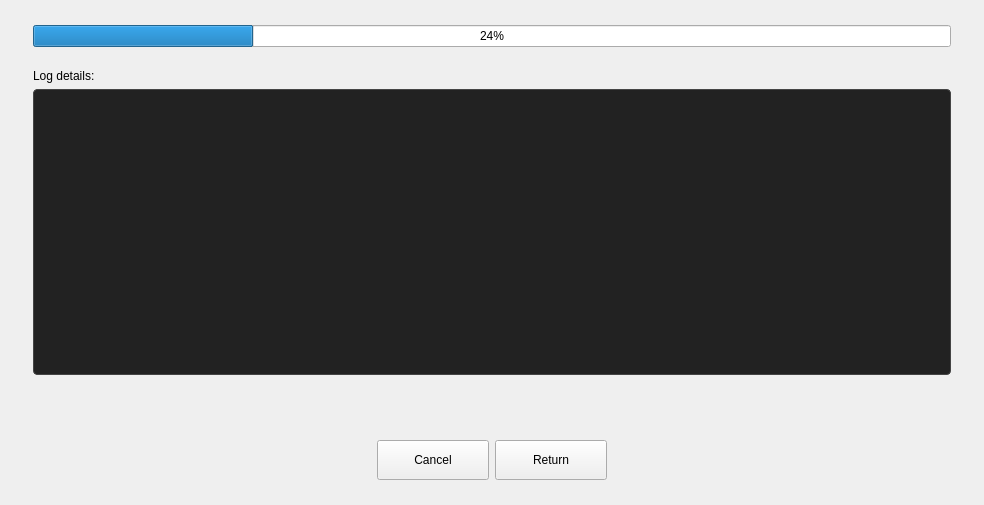
<?xml version="1.0" encoding="UTF-8"?>
<ui version="4.0">
 <class>RemotePage</class>
 <widget class="QWidget" name="RemotePage">
  <property name="geometry">
   <rect>
    <x>0</x>
    <y>0</y>
    <width>984</width>
    <height>505</height>
   </rect>
  </property>
  <property name="windowTitle">
   <string>Remote manager</string>
  </property>
  <layout class="QVBoxLayout" name="verticalLayout">
   <property name="spacing">
    <number>10</number>
   </property>
   <property name="leftMargin">
    <number>24</number>
   </property>
   <property name="topMargin">
    <number>16</number>
   </property>
   <property name="rightMargin">
    <number>24</number>
   </property>
   <property name="bottomMargin">
    <number>16</number>
   </property>
   <item>
    <widget class="QStackedWidget" name="stackedWidget">
     <property name="currentIndex">
      <number>1</number>
     </property>
     <widget class="QWidget" name="page_config">
      <layout class="QVBoxLayout" name="verticalLayout_3">
       <property name="spacing">
        <number>0</number>
       </property>
       <property name="leftMargin">
        <number>0</number>
       </property>
       <property name="topMargin">
        <number>0</number>
       </property>
       <property name="rightMargin">
        <number>0</number>
       </property>
       <property name="bottomMargin">
        <number>0</number>
       </property>
       <item>
        <widget class="QLabel" name="label_config">
         <property name="text">
          <string>Machine configuration file path:</string>
         </property>
        </widget>
       </item>
       <item>
        <spacer name="verticalSpacer_6">
         <property name="orientation">
          <enum>Qt::Vertical</enum>
         </property>
         <property name="sizeType">
          <enum>QSizePolicy::Fixed</enum>
         </property>
         <property name="sizeHint" stdset="0">
          <size>
           <width>20</width>
           <height>8</height>
          </size>
         </property>
        </spacer>
       </item>
       <item>
        <layout class="QHBoxLayout" name="horizontalLayout">
         <property name="spacing">
          <number>0</number>
         </property>
         <item>
          <widget class="QLineEdit" name="lineEdit">
           <property name="minimumSize">
            <size>
             <width>0</width>
             <height>36</height>
            </size>
           </property>
           <property name="maximumSize">
            <size>
             <width>16777215</width>
             <height>36</height>
            </size>
           </property>
          </widget>
         </item>
         <item>
          <spacer name="horizontalSpacer_5">
           <property name="orientation">
            <enum>Qt::Horizontal</enum>
           </property>
           <property name="sizeType">
            <enum>QSizePolicy::Fixed</enum>
           </property>
           <property name="sizeHint" stdset="0">
            <size>
             <width>8</width>
             <height>20</height>
            </size>
           </property>
          </spacer>
         </item>
         <item>
          <widget class="QPushButton" name="btn_select">
           <property name="sizePolicy">
            <sizepolicy hsizetype="Fixed" vsizetype="Fixed">
             <horstretch>0</horstretch>
             <verstretch>0</verstretch>
            </sizepolicy>
           </property>
           <property name="minimumSize">
            <size>
             <width>64</width>
             <height>40</height>
            </size>
           </property>
           <property name="maximumSize">
            <size>
             <width>64</width>
             <height>40</height>
            </size>
           </property>
           <property name="text">
            <string>Select</string>
           </property>
          </widget>
         </item>
        </layout>
       </item>
       <item>
        <spacer name="verticalSpacer_7">
         <property name="orientation">
          <enum>Qt::Vertical</enum>
         </property>
         <property name="sizeType">
          <enum>QSizePolicy::Fixed</enum>
         </property>
         <property name="sizeHint" stdset="0">
          <size>
           <width>20</width>
           <height>16</height>
          </size>
         </property>
        </spacer>
       </item>
       <item>
        <widget class="QLabel" name="label_batchOps">
         <property name="text">
          <string>Batch operations:</string>
         </property>
        </widget>
       </item>
       <item>
        <spacer name="verticalSpacer">
         <property name="orientation">
          <enum>Qt::Vertical</enum>
         </property>
         <property name="sizeType">
          <enum>QSizePolicy::Fixed</enum>
         </property>
         <property name="sizeHint" stdset="0">
          <size>
           <width>20</width>
           <height>8</height>
          </size>
         </property>
        </spacer>
       </item>
       <item>
        <widget class="QWidget" name="widget_reinforce" native="true">
         <property name="sizePolicy">
          <sizepolicy hsizetype="Preferred" vsizetype="Fixed">
           <horstretch>0</horstretch>
           <verstretch>0</verstretch>
          </sizepolicy>
         </property>
         <property name="minimumSize">
          <size>
           <width>0</width>
           <height>36</height>
          </size>
         </property>
         <property name="maximumSize">
          <size>
           <width>16777215</width>
           <height>36</height>
          </size>
         </property>
         <layout class="QHBoxLayout" name="horizontalLayout_2">
          <property name="spacing">
           <number>0</number>
          </property>
          <property name="leftMargin">
           <number>12</number>
          </property>
          <property name="topMargin">
           <number>0</number>
          </property>
          <property name="rightMargin">
           <number>0</number>
          </property>
          <property name="bottomMargin">
           <number>0</number>
          </property>
          <item>
           <widget class="QCheckBox" name="check_baseline">
            <property name="text">
             <string>Baselien reinfoce</string>
            </property>
           </widget>
          </item>
         </layout>
        </widget>
       </item>
       <item>
        <spacer name="verticalSpacer_2">
         <property name="orientation">
          <enum>Qt::Vertical</enum>
         </property>
         <property name="sizeType">
          <enum>QSizePolicy::Fixed</enum>
         </property>
         <property name="sizeHint" stdset="0">
          <size>
           <width>20</width>
           <height>10</height>
          </size>
         </property>
        </spacer>
       </item>
       <item>
        <widget class="QWidget" name="widget_repair" native="true">
         <property name="sizePolicy">
          <sizepolicy hsizetype="Preferred" vsizetype="Fixed">
           <horstretch>0</horstretch>
           <verstretch>0</verstretch>
          </sizepolicy>
         </property>
         <property name="minimumSize">
          <size>
           <width>0</width>
           <height>36</height>
          </size>
         </property>
         <property name="maximumSize">
          <size>
           <width>16777215</width>
           <height>36</height>
          </size>
         </property>
         <layout class="QHBoxLayout" name="horizontalLayout_3">
          <property name="spacing">
           <number>0</number>
          </property>
          <property name="leftMargin">
           <number>12</number>
          </property>
          <property name="topMargin">
           <number>0</number>
          </property>
          <property name="rightMargin">
           <number>0</number>
          </property>
          <property name="bottomMargin">
           <number>0</number>
          </property>
          <item>
           <widget class="QCheckBox" name="check_repair">
            <property name="text">
             <string>Vulnerability repair</string>
            </property>
           </widget>
          </item>
         </layout>
        </widget>
       </item>
       <item>
        <spacer name="verticalSpacer_3">
         <property name="orientation">
          <enum>Qt::Vertical</enum>
         </property>
         <property name="sizeHint" stdset="0">
          <size>
           <width>20</width>
           <height>40</height>
          </size>
         </property>
        </spacer>
       </item>
       <item>
        <layout class="QHBoxLayout" name="horizontalLayout_4">
         <item>
          <spacer name="horizontalSpacer_2">
           <property name="orientation">
            <enum>Qt::Horizontal</enum>
           </property>
           <property name="sizeHint" stdset="0">
            <size>
             <width>40</width>
             <height>20</height>
            </size>
           </property>
          </spacer>
         </item>
         <item>
          <widget class="QPushButton" name="btn_excute">
           <property name="sizePolicy">
            <sizepolicy hsizetype="Fixed" vsizetype="Fixed">
             <horstretch>0</horstretch>
             <verstretch>0</verstretch>
            </sizepolicy>
           </property>
           <property name="minimumSize">
            <size>
             <width>112</width>
             <height>40</height>
            </size>
           </property>
           <property name="maximumSize">
            <size>
             <width>112</width>
             <height>40</height>
            </size>
           </property>
           <property name="text">
            <string>Excute</string>
           </property>
          </widget>
         </item>
         <item>
          <spacer name="horizontalSpacer">
           <property name="orientation">
            <enum>Qt::Horizontal</enum>
           </property>
           <property name="sizeHint" stdset="0">
            <size>
             <width>40</width>
             <height>20</height>
            </size>
           </property>
          </spacer>
         </item>
        </layout>
       </item>
      </layout>
     </widget>
     <widget class="QWidget" name="page_progress">
      <layout class="QVBoxLayout" name="verticalLayout_2">
       <item>
        <widget class="QProgressBar" name="progressBar">
         <property name="value">
          <number>24</number>
         </property>
        </widget>
       </item>
       <item>
        <spacer name="verticalSpacer_4">
         <property name="orientation">
          <enum>Qt::Vertical</enum>
         </property>
         <property name="sizeType">
          <enum>QSizePolicy::Fixed</enum>
         </property>
         <property name="sizeHint" stdset="0">
          <size>
           <width>20</width>
           <height>16</height>
          </size>
         </property>
        </spacer>
       </item>
       <item>
        <widget class="QLabel" name="label">
         <property name="text">
          <string>Log details:</string>
         </property>
        </widget>
       </item>
       <item>
        <widget class="QTextBrowser" name="textBrowser">
         <property name="minimumSize">
          <size>
           <width>0</width>
           <height>286</height>
          </size>
         </property>
         <property name="styleSheet">
          <string notr="true">background-color: rgb(34,34,34);
border:1px solid #454545;
border-radius:4px;
color:white;</string>
         </property>
         <property name="verticalScrollBarPolicy">
          <enum>Qt::ScrollBarAlwaysOff</enum>
         </property>
         <property name="horizontalScrollBarPolicy">
          <enum>Qt::ScrollBarAlwaysOff</enum>
         </property>
        </widget>
       </item>
       <item>
        <spacer name="verticalSpacer_5">
         <property name="orientation">
          <enum>Qt::Vertical</enum>
         </property>
         <property name="sizeType">
          <enum>QSizePolicy::Expanding</enum>
         </property>
         <property name="sizeHint" stdset="0">
          <size>
           <width>20</width>
           <height>36</height>
          </size>
         </property>
        </spacer>
       </item>
       <item>
        <layout class="QHBoxLayout" name="horizontalLayout_5">
         <property name="bottomMargin">
          <number>0</number>
         </property>
         <item>
          <spacer name="horizontalSpacer_3">
           <property name="orientation">
            <enum>Qt::Horizontal</enum>
           </property>
           <property name="sizeHint" stdset="0">
            <size>
             <width>40</width>
             <height>20</height>
            </size>
           </property>
          </spacer>
         </item>
         <item>
          <widget class="QPushButton" name="btn_cancel">
           <property name="sizePolicy">
            <sizepolicy hsizetype="Fixed" vsizetype="Fixed">
             <horstretch>0</horstretch>
             <verstretch>0</verstretch>
            </sizepolicy>
           </property>
           <property name="minimumSize">
            <size>
             <width>112</width>
             <height>40</height>
            </size>
           </property>
           <property name="maximumSize">
            <size>
             <width>112</width>
             <height>40</height>
            </size>
           </property>
           <property name="text">
            <string>Cancel</string>
           </property>
          </widget>
         </item>
         <item>
          <widget class="QPushButton" name="btn_return">
           <property name="sizePolicy">
            <sizepolicy hsizetype="Fixed" vsizetype="Fixed">
             <horstretch>0</horstretch>
             <verstretch>0</verstretch>
            </sizepolicy>
           </property>
           <property name="minimumSize">
            <size>
             <width>112</width>
             <height>40</height>
            </size>
           </property>
           <property name="maximumSize">
            <size>
             <width>112</width>
             <height>40</height>
            </size>
           </property>
           <property name="text">
            <string>Return</string>
           </property>
          </widget>
         </item>
         <item>
          <spacer name="horizontalSpacer_4">
           <property name="orientation">
            <enum>Qt::Horizontal</enum>
           </property>
           <property name="sizeHint" stdset="0">
            <size>
             <width>40</width>
             <height>20</height>
            </size>
           </property>
          </spacer>
         </item>
        </layout>
       </item>
      </layout>
     </widget>
    </widget>
   </item>
  </layout>
 </widget>
 <resources/>
 <connections/>
</ui>
